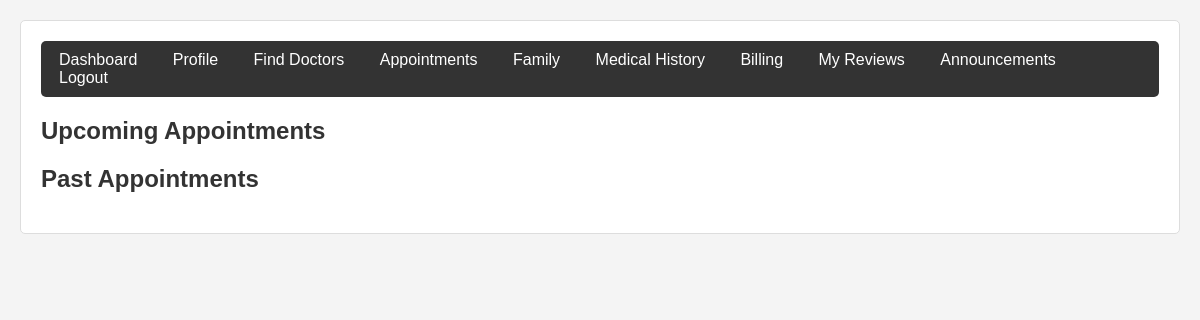
/controllers/PatientController.php?page=appointments (signed in), run on an earlier commit of the app's database.
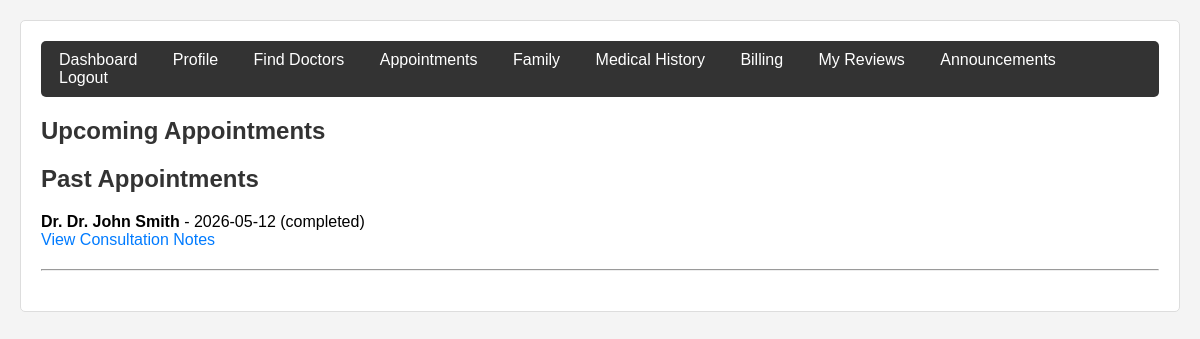
And on a later commit of the database.
### tables this page shows
CREATE TABLE `appointments` (
  `id` int(11) NOT NULL,
  `patient_id` int(11) NOT NULL,
  `doctor_id` int(11) NOT NULL,
  `dependent_id` int(11) DEFAULT NULL,
  `appointment_date` date NOT NULL,
  `appointment_time` time NOT NULL,
  `reason` text DEFAULT NULL,
  `status` enum('pending','confirmed','checked_in','completed','cancelled','no_show') DEFAULT 'pending',
  `booked_by` enum('patient','receptionist') DEFAULT 'patient',
  `created_at` timestamp NOT NULL DEFAULT current_timestamp()
);

CREATE TABLE `users` (
  `id` int(11) NOT NULL,
  `name` varchar(100) NOT NULL,
  `email` varchar(100) NOT NULL,
  `password_hash` varchar(255) NOT NULL,
  `phone` varchar(20) DEFAULT NULL,
  `role` enum('patient','doctor','receptionist','admin') DEFAULT 'patient',
  `profile_pic` varchar(255) DEFAULT NULL,
  `is_active` tinyint(1) DEFAULT 1,
  `created_at` timestamp NOT NULL DEFAULT current_timestamp()
);

### models/Appointment.php (called while the page is built, shortened)
<?php
require_once __DIR__ . '/../config/database.php';
class Appointment {
    private $conn;
    public function __construct() {
        $database = new Database();
        $this->conn = $database->getConnection();
    }
    public function getPast($patient_id) {
        $stmt = $this->conn->prepare("SELECT a.*, u.name as doctor_name, d.id as doctor_db_id, (SELECT COUNT(*) FROM consultation_notes WHERE appointment_id = a.id) as has_notes FROM appointments a JOIN doctors d ON a.doctor_id = d.id JOIN users u ON d.user_id = u.id WHERE a.patient_id = ? AND (a.appointment_date < CURDATE() OR a.status = 'completed') ORDER BY a.appointment_date DESC");
        $stmt->bind_param("i", $patient_id);
        $stmt->execute();
        $result = $stmt->get_result();
        $data = [];
        while($row = $result->fetch_assoc()) $data[] = $row;
        return $data;
    }
}
?>

### config/database.php (called while the page is built, shortened)
<?php
class Database {
    private $host = "localhost";
    private $db_name = "hospital_db";
    private $username = "root";
    private $password = "";
    public function getConnection() {
        $this->conn = null;
        try {
            $this->conn = new mysqli($this->host, $this->username, $this->password, $this->db_name);
            $this->conn->set_charset("utf8mb4");
        } catch(Exception $e) {
            die("Connection error: " . $e->getMessage());
        }
        return $this->conn;
    }
}
?>

### models/Patient.php (called while the page is built, shortened)
<?php
require_once __DIR__ . '/../config/database.php';
class Patient {
    private $conn;
    public function __construct() {
        $database = new Database();
        $this->conn = $database->getConnection();
    }
    public function getByUserId($user_id) {
        $stmt = $this->conn->prepare("SELECT * FROM patients WHERE user_id = ?");
        $stmt->bind_param("i", $user_id);
        $stmt->execute();
        return $stmt->get_result()->fetch_assoc();
    }
}
?>

### views/patient/appointments.php (the view, shortened to what this page needs)
<?php
$past = $appointmentModel->getPast($patient_data['id']);
?>
<h2>Upcoming Appointments</h2>
<h2>Past Appointments</h2>
<?php foreach($past as $a): ?>
<div>
    <strong>Dr. <?php echo htmlspecialchars($a['doctor_name']); ?></strong> -
    <?php echo $a['appointment_date']; ?> (<?php echo $a['status']; ?>)<br>
    <?php if($a['has_notes']): ?>
        <a href="?page=medical_history&view_notes=<?php echo $a['id']; ?>">View Consultation Notes</a>
    <?php endif; ?>
</div><hr>
<?php endforeach; ?>

What changed in the data, as far as the page shows it:
added appointments: users.name "Dr. John Smith", appointment_date "2026-05-12", status "completed"
